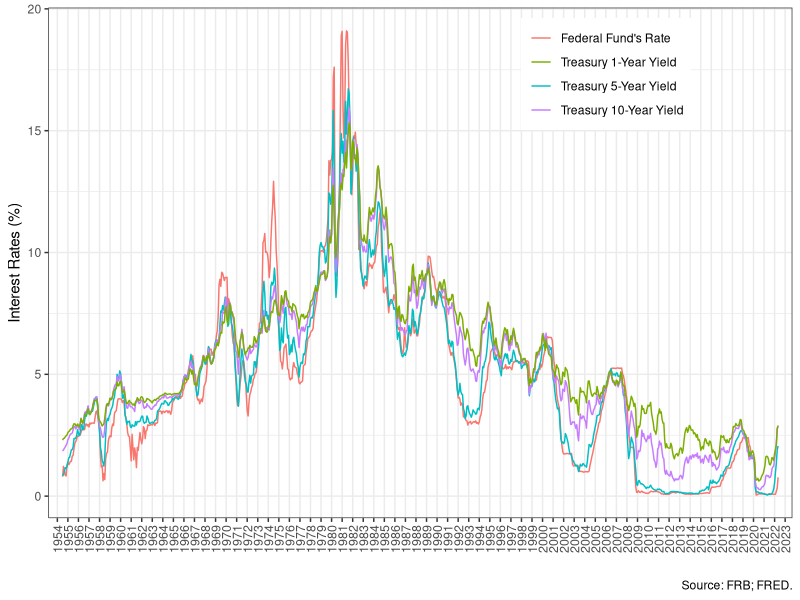
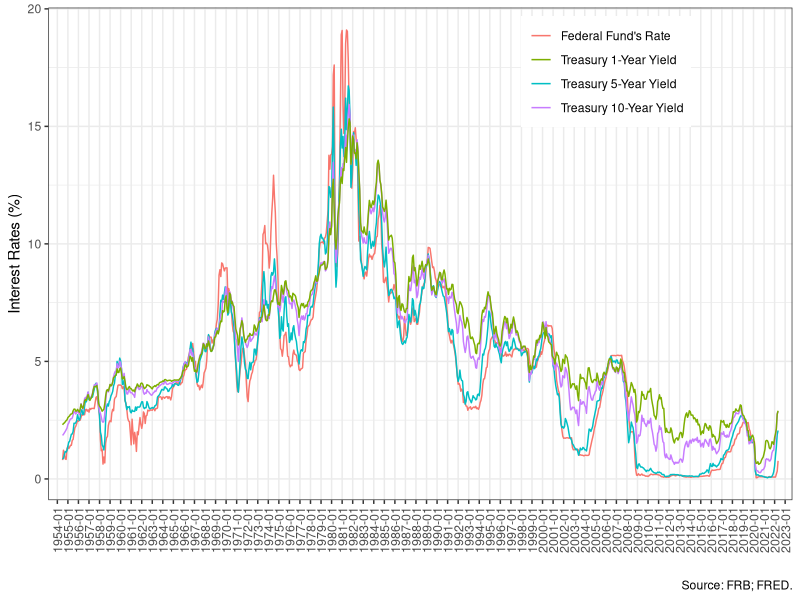
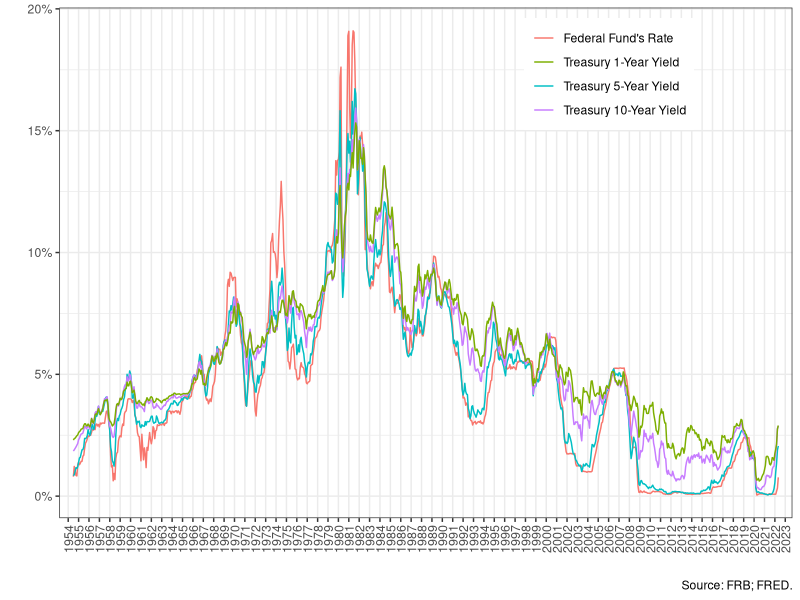
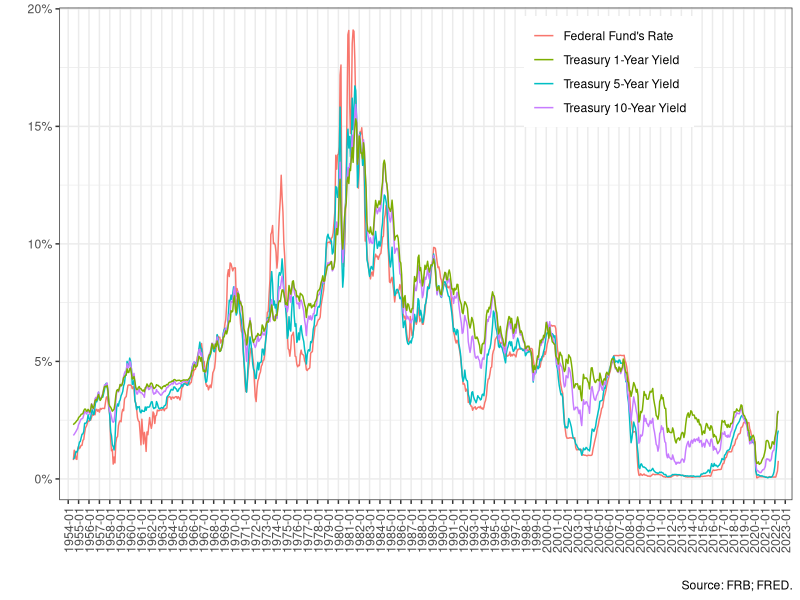
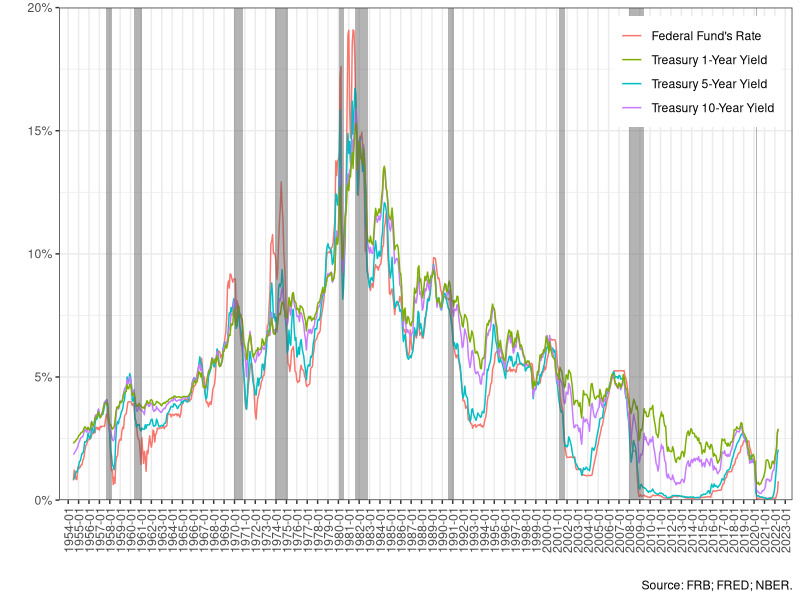
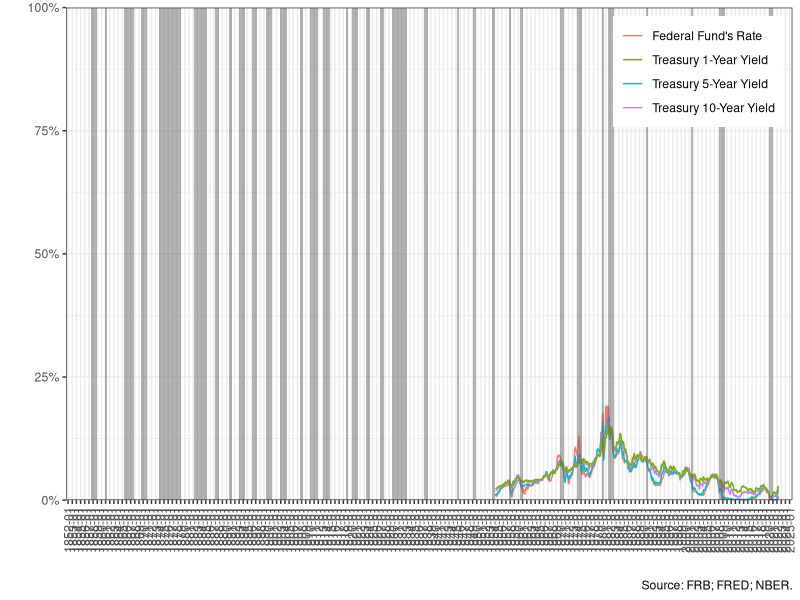

The R source for these figures, in order:

library("readxl")
mir=read_excel("1954.xlsx")

# graph the rolling unconditional recession probability time series
date=seq(as.Date('1954-07-01'), to=as.Date('2022-05-01'), format="%Y%m" , by="month")
md=data.frame(date, mir[,-1])

library(ggplot2); library(scales)

# Year on X-axis
ggplot(md, aes(x=date)) + geom_line(aes(y=ffr, col="ffr")) + geom_line(aes(y=t1y, col="t1y")) + 
         geom_line(aes(y=t5y, col="t5y")) + geom_line(aes(y=t10y, col="t10y")) + 
         theme_bw()  + labs(x="", y="Interest Rates (%)", caption="Source: FRB; FRED.") + scale_y_continuous(labels = ) + 
  theme(legend.title = element_blank(), legend.position = c(0.75,0.87)) +
  scale_color_discrete(labels=c("Federal Fund's Rate", "Treasury 1-Year Yield", 
                                "Treasury 5-Year Yield", "Treasury 10-Year Yield")) +
  scale_x_date(date_labels="%Y",date_breaks = "1 years", date_minor_breaks="1 years", expand=c(0.02,0.02)) + 
  theme(axis.text.x=element_text(angle=90, vjust=0.5, size = 9))  

# Year and Month on X-axis
ggplot(md, aes(x=date)) + geom_line(aes(y=ffr, col="ffr")) + 
  geom_line(aes(y=t1y, col="t1y")) + 
  geom_line(aes(y=t5y, col="t5y")) + 
  geom_line(aes(y=t10y, col="t10y")) +
  theme_bw()  + labs(x="", y="Interest Rates (%)", caption="Source: FRB; FRED.") + scale_y_continuous(labels = ) + 
  theme(legend.title = element_blank(), legend.position = c(0.75,0.87)) +
  scale_color_discrete(labels=c("Federal Fund's Rate", "Treasury 1-Year Yield", 
                                "Treasury 5-Year Yield", "Treasury 10-Year Yield")) +
  scale_x_date(date_labels="%Y-%m",date_breaks = "1 years", date_minor_breaks="1 years", expand=c(0.02,0.02)) + 
  theme(axis.text.x=element_text(angle=90, vjust=0.5, size = 9))  

############################################################
# Change the Y-axis to percentage scale
# If scale for 'y' is already present, adding another scale for 'y', which will replace the existing scale.

date=seq(as.Date('1954-07-01'), to=as.Date('2022-05-01'), format="%Y%m" , by="month")
mir1=mir[,-1]/100
md1=data.frame(date, mir1)

# Year on X-axis
ggplot(md1, aes(x=date)) + geom_line(aes(y=ffr, col="ffr")) + geom_line(aes(y=t1y, col="t1y")) + 
  geom_line(aes(y=t5y, col="t5y")) + geom_line(aes(y=t10y, col="t10y")) + 
  theme_bw()  + labs(x="", y="", caption="Source: FRB; FRED.") + scale_y_continuous(labels = ) + 
  theme(legend.title = element_blank(), legend.position = c(0.75,0.87)) +
  scale_color_discrete(labels=c("Federal Fund's Rate", "Treasury 1-Year Yield", 
                                "Treasury 5-Year Yield", "Treasury 10-Year Yield")) +
  scale_x_date(date_labels="%Y",date_breaks = "1 years", date_minor_breaks="1 years", expand=c(0.02,0.02)) + 
  theme(axis.text.x=element_text(angle=90, vjust=0.5, size = 9)) + scale_y_continuous(labels = percent)

# Year and Month on X-axis
ggplot(md1, aes(x=date)) + geom_line(aes(y=ffr, col="ffr")) + geom_line(aes(y=t1y, col="t1y")) + 
  geom_line(aes(y=t5y, col="t5y")) +   geom_line(aes(y=t10y, col="t10y")) +
  theme_bw()  + labs(x="", y="", caption="Source: FRB; FRED.") +
  theme(legend.title = element_blank(), legend.position = c(0.75,0.87)) + scale_y_continuous(labels = percent)+
  scale_color_discrete(labels=c("Federal Fund's Rate", "Treasury 1-Year Yield", 
                                "Treasury 5-Year Yield", "Treasury 10-Year Yield")) +
  scale_x_date(date_labels="%Y-%m",date_breaks = "1 years", date_minor_breaks="1 years", expand=c(0.02,0.02))+ 
  theme(axis.text.x=element_text(angle=90, vjust=0.5, size = 9)) + scale_y_continuous(labels = percent)
  
############################################################

# NBER recessions - shaded areas
xl=as.Date(c( "1957-09-01", "1960-05-01", "1970-01-01", "1973-12-01", "1980-02-01", "1981-08-01",  
              "1990-08-01", "2001-04-01", "2008-01-01", "2020-03-01"))
xr=as.Date(c( "1958-04-01", "1961-02-01", "1970-11-01", "1975-03-01", "1980-07-01", "1982-11-01",  
              "1991-03-01", "2001-11-01", "2009-06-01", "2020-04-01"))

g=ggplot(md1, aes(x=date)) + geom_line(aes(y=ffr, col="ffr")) + geom_line(aes(y=t1y, col="t1y")) + 
  geom_line(aes(y=t5y, col="t5y")) +   geom_line(aes(y=t10y, col="t10y")) +
  theme_bw()  + labs(x="", y="", caption="Source: FRB; FRED; NBER.") +
  theme(legend.title = element_blank(), legend.position = c(0.87,0.87)) + scale_y_continuous(labels = percent)+
  scale_color_discrete(labels=c("Federal Fund's Rate", "Treasury 1-Year Yield", 
                                "Treasury 5-Year Yield", "Treasury 10-Year Yield")) +
  scale_x_date(date_labels="%Y-%m",date_breaks = "1 years", date_minor_breaks="1 years", expand=c(0.02,0.02))+ 
  theme(axis.text.x=element_text(angle=90, vjust=0.5, size = 9)) + 
  scale_y_continuous(labels = percent, expand=c(0,0))

g + annotate("rect", xmin=xl, xmax=xr, ymin =rep(0,10), ymax =rep(0.2,10), alpha = .45) 

############################################################

# Full NBER Recession Dates

xl=as.Date(c( "1854-12-01","1857-07-01","1860-11-01","1865-05-01","1869-07-01",
              "1873-11-01","1882-04-01","1887-04-01","1890-08-01","1893-02-01",
              "1896-01-01","1899-07-01","1902-10-01","1907-07-01","1910-02-01",
              "1913-02-01","1918-09-01","1920-02-01","1923-06-01","1926-11-01",
              "1929-09-01","1937-06-01","1945-03-01","1949-01-01","1953-08-01",
              "1957-09-01","1960-05-01","1970-01-01","1973-12-01","1980-02-01", 
              "1981-08-01","1990-08-01","2001-04-01","2008-01-01","2020-03-01"))

xr=as.Date(c( "1854-12-01","1858-12-01","1861-06-01","1867-12-01","1870-12-01",
              "1879-03-01","1885-05-01","1888-04-01","1891-05-01","1894-06-01",
              "1897-06-01","1900-12-01","1904-08-01","1908-06-01","1912-01-01",
              "1914-12-01","1919-03-01","1921-07-01","1924-07-01","1927-11-01",
              "1933-03-01","1938-06-01","1945-10-01","1949-10-01","1954-05-01",
              "1958-04-01","1961-02-01","1970-11-01","1975-03-01","1980-07-01", 
              "1982-11-01","1991-03-01","2001-11-01","2009-06-01","2020-12-01"))

g + annotate("rect", xmin=xl, xmax=xr, ymin =rep(0,35), ymax =rep(1,35), alpha = .45) 

